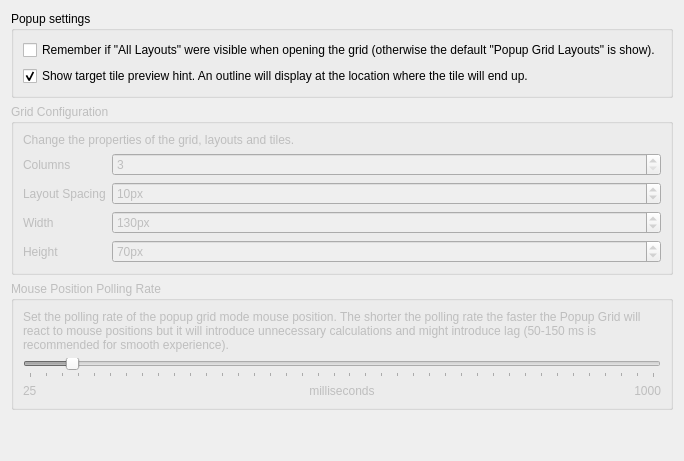
     <widget class="QWidget" name="tab_2">
      <attribute name="icon">
       <iconset theme="edit-select-all"/>
      </attribute>
      <attribute name="title">
       <string>Popup Grid Mode</string>
      </attribute>
      <layout class="QVBoxLayout" name="verticalLayout_8">
       <item>
        <widget class="QGroupBox" name="groupBox_5">
         <property name="title">
          <string>Popup settings</string>
         </property>
         <layout class="QVBoxLayout" name="verticalLayout_13">
          <item>
           <widget class="QCheckBox" name="kcfg_rememberAllLayouts">
            <property name="text">
             <string>Remember if &quot;All Layouts&quot; were visible when opening the grid (otherwise the default &quot;Popup Grid Layouts&quot; is show).</string>
            </property>
           </widget>
          </item>
          <item>
           <widget class="QCheckBox" name="kcfg_showTargetTileHint">
            <property name="text">
             <string>Show target tile preview hint. An outline will display at the location where the tile will end up.</string>
            </property>
            <property name="checked">
             <bool>true</bool>
            </property>
           </widget>
          </item>
         </layout>
        </widget>
       </item>
       <item>
        <widget class="QGroupBox" name="groupBox_4">
         <property name="enabled">
          <bool>false</bool>
         </property>
         <property name="title">
          <string>Grid Configuration</string>
         </property>
         <layout class="QVBoxLayout" name="verticalLayout_12">
          <item>
           <widget class="QLabel" name="label_32">
            <property name="text">
             <string>Change the properties of the grid, layouts and tiles.</string>
            </property>
           </widget>
          </item>
          <item>
           <layout class="QFormLayout" name="formLayout_2">
            <item row="0" column="0">
             <widget class="QLabel" name="label_33">
              <property name="text">
               <string>Columns</string>
              </property>
             </widget>
            </item>
            <item row="1" column="0">
             <widget class="QLabel" name="label_34">
              <property name="text">
               <string>Layout Spacing</string>
              </property>
             </widget>
            </item>
            <item row="2" column="0">
             <widget class="QLabel" name="label_35">
              <property name="text">
               <string>Width</string>
              </property>
             </widget>
            </item>
            <item row="3" column="0">
             <widget class="QLabel" name="label_36">
              <property name="text">
               <string>Height</string>
              </property>
             </widget>
            </item>
            <item row="0" column="1">
             <widget class="QSpinBox" name="spinBox_4">
              <property name="sizePolicy">
               <sizepolicy hsizetype="MinimumExpanding" vsizetype="Fixed">
                <horstretch>0</horstretch>
                <verstretch>0</verstretch>
               </sizepolicy>
              </property>
              <property name="minimum">
               <number>3</number>
              </property>
              <property name="maximum">
               <number>8</number>
              </property>
              <property name="value">
               <number>3</number>
              </property>
             </widget>
            </item>
            <item row="1" column="1">
             <widget class="QSpinBox" name="spinBox_5">
              <property name="sizePolicy">
               <sizepolicy hsizetype="MinimumExpanding" vsizetype="Fixed">
                <horstretch>0</horstretch>
                <verstretch>0</verstretch>
               </sizepolicy>
              </property>
              <property name="suffix">
               <string>px</string>
              </property>
              <property name="minimum">
               <number>1</number>
              </property>
              <property name="maximum">
               <number>15</number>
              </property>
              <property name="value">
               <number>10</number>
              </property>
             </widget>
            </item>
            <item row="2" column="1">
             <widget class="QSpinBox" name="spinBox_6">
              <property name="sizePolicy">
               <sizepolicy hsizetype="MinimumExpanding" vsizetype="Fixed">
                <horstretch>0</horstretch>
                <verstretch>0</verstretch>
               </sizepolicy>
              </property>
              <property name="suffix">
               <string>px</string>
              </property>
              <property name="minimum">
               <number>120</number>
              </property>
              <property name="maximum">
               <number>250</number>
              </property>
              <property name="singleStep">
               <number>10</number>
              </property>
              <property name="value">
               <number>130</number>
              </property>
             </widget>
            </item>
            <item row="3" column="1">
             <widget class="QSpinBox" name="spinBox_7">
              <property name="sizePolicy">
               <sizepolicy hsizetype="MinimumExpanding" vsizetype="Fixed">
                <horstretch>0</horstretch>
                <verstretch>0</verstretch>
               </sizepolicy>
              </property>
              <property name="suffix">
               <string>px</string>
              </property>
              <property name="minimum">
               <number>60</number>
              </property>
              <property name="maximum">
               <number>125</number>
              </property>
              <property name="singleStep">
               <number>5</number>
              </property>
              <property name="value">
               <number>70</number>
              </property>
             </widget>
            </item>
           </layout>
          </item>
         </layout>
        </widget>
       </item>
       <item>
        <widget class="QGroupBox" name="groupBox_2">
         <property name="enabled">
          <bool>false</bool>
         </property>
         <property name="title">
          <string>Mouse Position Polling Rate</string>
         </property>
         <layout class="QVBoxLayout" name="verticalLayout_10">
          <item>
           <widget class="QLabel" name="label_21">
            <property name="text">
             <string>Set the polling rate of the popup grid mode mouse position. The shorter the polling rate the faster the Popup Grid will react to mouse positions but it will introduce unnecessary calculations and might introduce lag (50-150 ms is recommended for smooth experience).</string>
            </property>
            <property name="wordWrap">
             <bool>true</bool>
            </property>
           </widget>
          </item>
          <item>
           <widget class="QSlider" name="horizontalSlider">
            <property name="minimum">
             <number>25</number>
            </property>
            <property name="maximum">
             <number>1000</number>
            </property>
            <property name="singleStep">
             <number>10</number>
            </property>
            <property name="pageStep">
             <number>50</number>
            </property>
            <property name="value">
             <number>90</number>
            </property>
            <property name="orientation">
             <enum>Qt::Orientation::Horizontal</enum>
            </property>
            <property name="tickPosition">
             <enum>QSlider::TickPosition::TicksBelow</enum>
            </property>
            <property name="tickInterval">
             <number>25</number>
            </property>
           </widget>
          </item>
          <item>
           <layout class="QHBoxLayout" name="horizontalLayout_2">
            <item>
             <widget class="QLabel" name="label_24">
              <property name="text">
               <string>25</string>
              </property>
             </widget>
            </item>
            <item>
             <widget class="QLabel" name="label_23">
              <property name="text">
               <string>milliseconds</string>
              </property>
              <property name="alignment">
               <set>Qt::AlignmentFlag::AlignCenter</set>
              </property>
             </widget>
            </item>
            <item>
             <widget class="QLabel" name="label_22">
              <property name="text">
               <string>1000</string>
              </property>
              <property name="alignment">
               <set>Qt::AlignmentFlag::AlignRight|Qt::AlignmentFlag::AlignTrailing|Qt::AlignmentFlag::AlignVCenter</set>
              </property>
             </widget>
            </item>
           </layout>
          </item>
         </layout>
        </widget>
       </item>
       <item>
        <spacer name="verticalSpacer_2">
         <property name="orientation">
          <enum>Qt::Orientation::Vertical</enum>
         </property>
         <property name="sizeHint" stdset="0">
          <size>
           <width>20</width>
           <height>40</height>
          </size>
         </property>
        </spacer>
       </item>
      </layout>
     </widget>
